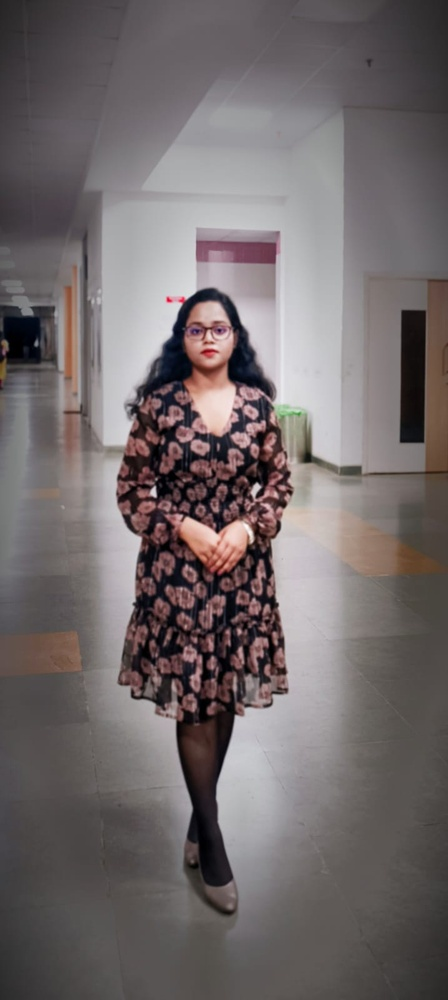
#> input picture server/artifacts/image.jpg, 448 x 1000 px, shrunk from 717 x 1600 before the run
$ python -i preprocessing.py   (imports and definitions only)
#> lines starting #> are read from the running program, lines starting #| are printed output that depends on the picture

import numpy as np
import cv2
import pywt


face_detector = cv2.CascadeClassifier(cv2.data.haarcascades+'haarcascade_frontalface_default.xml')
eye_detector = cv2.CascadeClassifier(cv2.data.haarcascades+'haarcascade_eye.xml')

def get_cropped_img(img_path) :
#> called with img_path = 'image.jpg'
    img = cv2.imread(img_path)
#> img is the input picture: shape (1000, 448, 3); mean B, G, R 106.3, 105.5, 113.1
    gray_img = cv2.cvtColor(img, cv2.COLOR_BGR2GRAY)
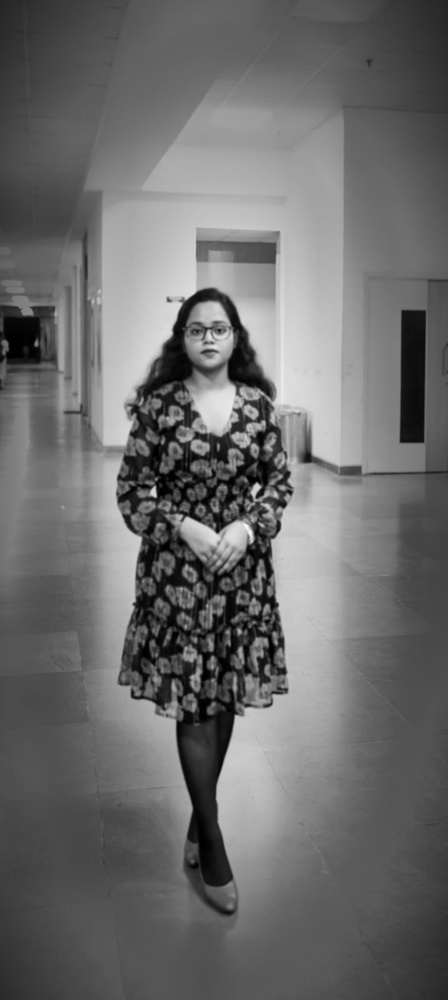
#> gray_img: shape (1000, 448); min 0, max 250, mean 107.9
    faces = face_detector.detectMultiScale(gray_img,1.3,5)
#> faces = [[177, 305, 64, 64]]
    final_faces = []
    for (x,y,w,h) in faces :
        r_gray = gray_img[y:y+h,x:x+w]
        r_color = img[y:y+h,x:x+w]
        eye = eye_detector.detectMultiScale(r_gray)
        if len(eye) >= 2 :
            final_faces.append(r_color)
#> this loop made 1 pass
#> pass 1, in get_cropped_img, `r_gray = gray_img[y:y+h,x:x+w]`:
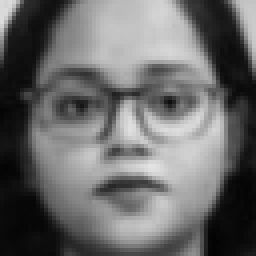
#> r_gray: shape (64, 64) (shown 4 times larger); min 3, max 227, mean 105.8
#> pass 1, in get_cropped_img, `r_color = img[y:y+h,x:x+w]`:
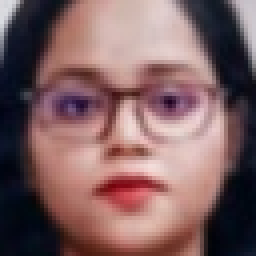
#> r_color: shape (64, 64, 3) (shown 4 times larger); mean B, G, R 97.8, 96.5, 127.1
#> after the loop, final_faces = []
    return final_faces

def w2d(img, mode='haar', level=1):
    imArray = img
    #Datatype conversions
    #convert to grayscale
    imArray = cv2.cvtColor( imArray,cv2.COLOR_RGB2GRAY )
    #convert to float
    imArray =  np.float32(imArray)
    imArray /= 255;
    # compute coefficients
    coeffs=pywt.wavedec2(imArray, mode, level=level)

    #Process Coefficients
    coeffs_H=list(coeffs)
    coeffs_H[0] *= 0;

    # reconstruction
    imArray_H=pywt.waverec2(coeffs_H, mode);
    imArray_H *= 255;
    imArray_H =  np.uint8(imArray_H)

    return imArray_H

# im_har = w2d(cropped_img,'db1',5)

def preprocessing(image_path):
    # print(image_path.replace("/artifacts", ""))
    faces = get_cropped_img(image_path)
#> faces = []
    if len(faces) != 0 :
        im_har = w2d(faces[0],'db1',5)


>>> result = preprocessing('image.jpg')
